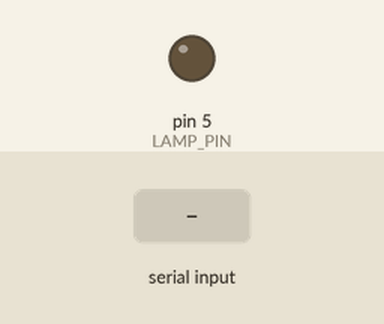
Bench run of a sketch on a simulated Arduino Uno, built with avr-gcc and run on an emulated ATmega328P. Shown: output pins drawn as LEDs (lit = HIGH). The inputs (shaded band) are chosen by the test bench.

Above: at 1.2 s.
1.3 s: "90,45\n" received over Serial
At 3.0 s:
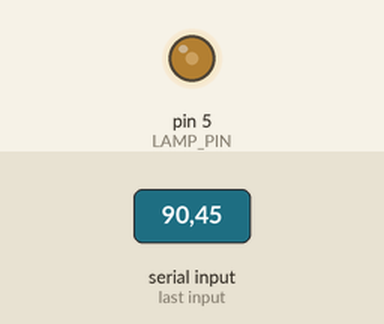
3.8 s: "30,150\n" received over Serial
At 6.0 s:
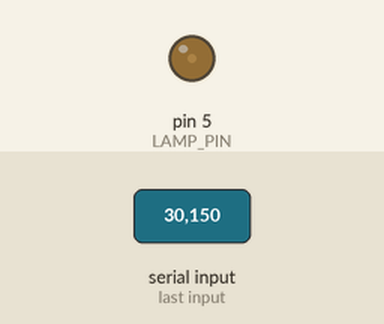
6.3 s: "200\n" received over Serial
At 8.0 s:
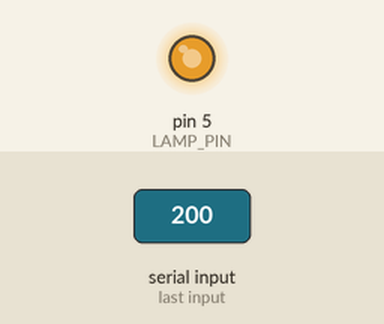
8.8 s: "90\n" received over Serial
At 11.0 s:
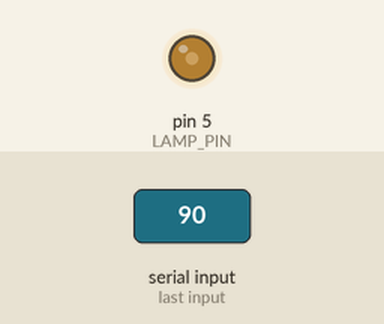
Timing chart, 0 to 12.3 s (numbered marks = the images above; inputs shaded):
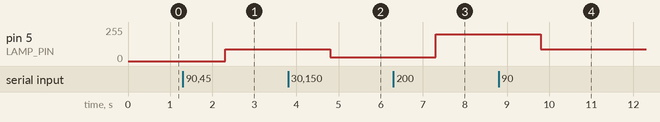

Measured:
- after the input at 1.3 s, pin 5 (LAMP_PIN): 0/255 → 90/255 after 1.0 s
- after the input at 3.8 s, pin 5 (LAMP_PIN): 90/255 → 30/255 after 1.0 s
- after the input at 6.3 s, pin 5 (LAMP_PIN): 30/255 → 200/255 after 1.0 s
- after the input at 8.8 s, pin 5 (LAMP_PIN): 200/255 → 90/255 after 1.0 s

The sketch:

brightness_calibration.ino
```cpp
//light
#define LAMP_PIN 5 //lamp FET pin
uint8_t brightness= 0; //lamp brightness
uint8_t alarm_brightness = 0;

void setup() {
  // put your setup code here, to run once:
  pinMode(LAMP_PIN, OUTPUT);
  Serial.begin(9600);
}

void loop() {
  // put your main code here, to run repeatedly:
  while(!Serial.available()){};
  brightness = Serial.readString().toInt(); //get brightness from serial
  analogWrite(LAMP_PIN, brightness); //apply lamp brightness
}
```
